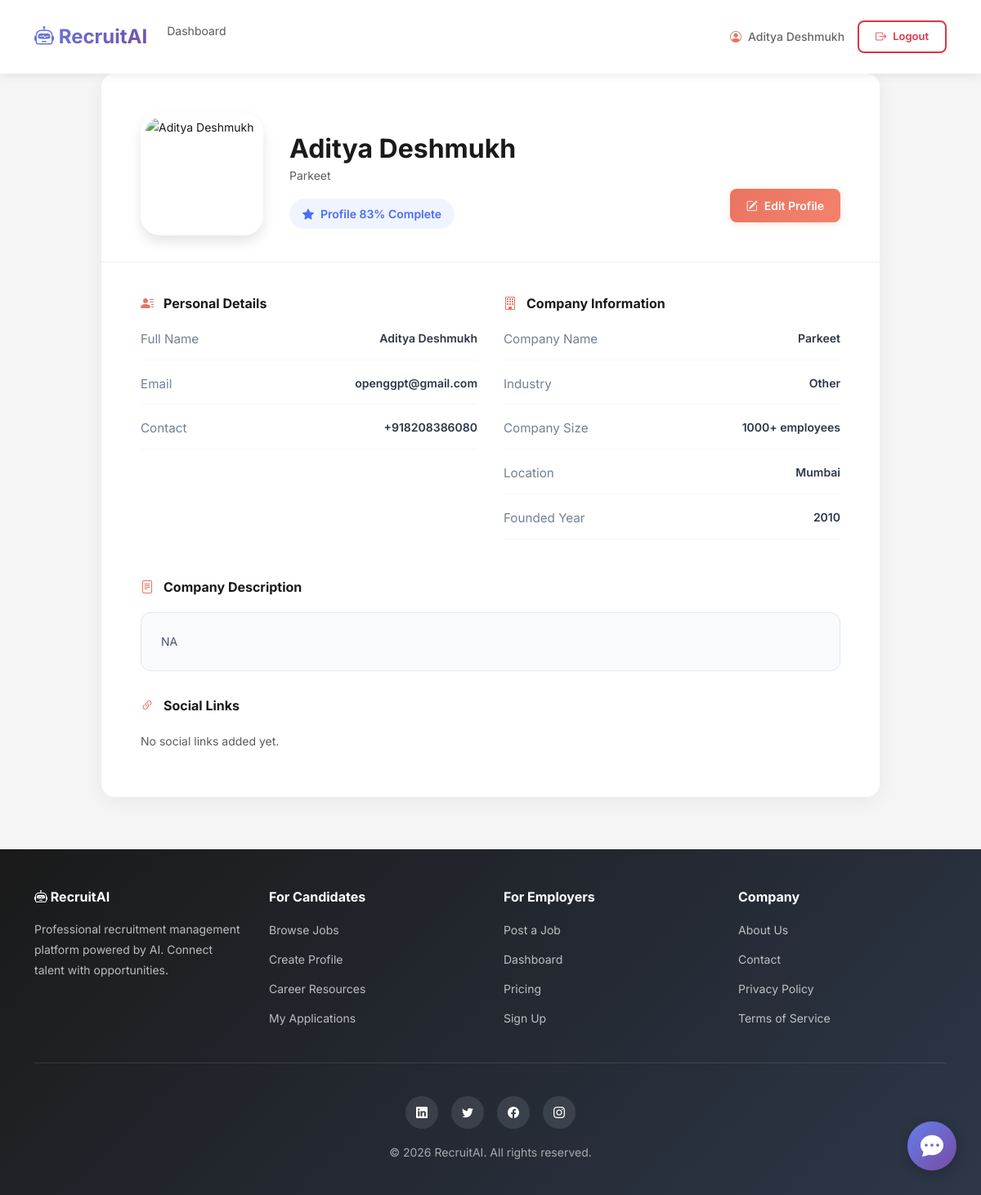
The page /hr/profile/ (signed in) on the database its author committed.
### core/models.py (models this page shows, shortened)
class CustomUser(AbstractUser):
    pass
    is_hr = models.BooleanField(default=False)
    is_candidate = models.BooleanField(default=False)
    company_name = models.CharField(max_length=200, blank=True)
    email = models.EmailField(unique=True)

class HRProfile(models.Model):
    INDUSTRY_CHOICES = [
        ('IT', 'Information Technology'),
        ('Finance', 'Finance & Banking'),
        ('Healthcare', 'Healthcare'),
        ('Education', 'Education'),
        ('Manufacturing', 'Manufacturing'),
        ('Retail', 'Retail & E-commerce'),
        ('Consulting', 'Consulting'),
        ('Other', 'Other'),
    ]
    COMPANY_SIZE_CHOICES = [
        ('1-10', '1-10 employees'),
        ('11-50', '11-50 employees'),
        ('51-200', '51-200 employees'),
        ('201-500', '201-500 employees'),
        ('501-1000', '501-1000 employees'),
        ('1000+', '1000+ employees'),
    ]
    user = models.OneToOneField(CustomUser, on_delete=models.CASCADE, related_name='hr_profile')
    profile_photo = CloudinaryField('image', blank=True, null=True)
    company_description = models.TextField(blank=True, help_text="Brief description of your company")
    industry = models.CharField(max_length=50, choices=INDUSTRY_CHOICES, blank=True)
    company_size = models.CharField(max_length=20, choices=COMPANY_SIZE_CHOICES, blank=True)
    location = models.CharField(max_length=200, blank=True, help_text="Company headquarters location")
    contact = models.CharField(max_length=20, blank=True, help_text="Contact number")
    website_url = models.URLField(blank=True, null=True, help_text="Company website")
    linkedin_url = models.URLField(blank=True, null=True, help_text="Company LinkedIn page")
    founded_year = models.IntegerField(blank=True, null=True, help_text="Year company was founded")
    @property
    def completeness(self):
        fields = [
            self.profile_photo, self.company_description, self.industry,
            self.company_size, self.location, self.contact, self.website_url,
            self.linkedin_url, self.founded_year
        ]
        filled = [f for f in fields if f]
        if self.user.first_name: filled.append(True)
        if self.user.last_name: filled.append(True)
        if self.user.company_name: filled.append(True)
        total_fields = len(fields) + 3
        return int((len(filled) / total_fields) * 100)

### core/views.py (the view)
# urls.py: path('hr/profile/', views.hr_profile_view, name='hr_profile_view'),
@hr_required
def hr_profile_view(request):
    try:
        profile = request.user.hr_profile
    except HRProfile.DoesNotExist:
        profile = HRProfile.objects.create(user=request.user)
    return render(request, 'core/hr_profile_detail.html', {'profile': profile})

### templates/core/hr_profile_detail.html (shortened to what this page needs)
{% extends 'base.html' %}
{% load static %}
{% block extra_css %}
<link rel="stylesheet" href="{% static 'css/candidate.css' %}">
<link rel="stylesheet" href="{% static 'css/components.css' %}">
{% endblock %}
{% block content %}
<div class="profile-container">
    <div class="profile-card-large">
        <div class="profile-header-main">
            {% if profile.profile_photo %}
            <img src="{{ profile.profile_photo.url }}" alt="{{ user.get_full_name }}" class="profile-photo-large">
            {% else %}
            <img src="https://ui-avatars.com/api/?name={{ user.company_name|urlencode }}&size=200&background=E87461&color=fff"
                class="profile-photo-large">
            {% endif %}
            <div class="profile-info-main">
                <h1 class="profile-name-large">{{ user.get_full_name|default:user.username }}</h1>
                <p class="text-muted mb-2">{{ user.company_name|default:"Company Name Not Set" }}</p>
                <div class="d-flex align-items-center gap-3 mt-1">
                    <div class="profile-badge">
                        <i class="bi bi-star-fill"></i>
                        Profile {{ profile.completeness }}% Complete
                    </div>
                </div>
            </div>
            <div class="profile-actions">
                <a href="{% url 'hr_update_profile' %}" class="btn btn-primary">
                    <i class="bi bi-pencil-square"></i> Edit Profile
                </a>
            </div>
        </div>
        <div class="detail-grid">
            <div class="detail-section">
                <h5><i class="bi bi-person-lines-fill"></i> Personal Details</h5>
                <div class="info-row">
                    <span class="info-label">Full Name</span>
                    <span class="info-value">{{ user.get_full_name|default:"Not provided" }}</span>
                </div>
                <div class="info-row">
                    <span class="info-label">Email</span>
                    <span class="info-value">{{ user.email }}</span>
                </div>
                <div class="info-row">
                    <span class="info-label">Contact</span>
                    <span class="info-value">{{ profile.contact|default:"Not provided" }}</span>
                </div>
            </div>
            <div class="detail-section">
                <h5><i class="bi bi-building"></i> Company Information</h5>
                <div class="info-row">
                    <span class="info-label">Company Name</span>
                    <span class="info-value">{{ user.company_name|default:"Not provided" }}</span>
                </div>
                <div class="info-row">
                    <span class="info-label">Industry</span>
                    <span class="info-value">{{ profile.get_industry_display|default:"Not provided" }}</span>
                </div>
                <div class="info-row">
                    <span class="info-label">Company Size</span>
                    <span class="info-value">{{ profile.get_company_size_display|default:"Not provided" }}</span>
                </div>
                <div class="info-row">
                    <span class="info-label">Location</span>
                    <span class="info-value">{{ profile.location|default:"Not provided" }}</span>
                </div>
                <div class="info-row">
                    <span class="info-label">Founded Year</span>
                    <span class="info-value">{{ profile.founded_year|default:"Not provided" }}</span>
                </div>
            </div>
            <div class="detail-section" style="grid-column: 1 / -1;">
                <h5><i class="bi bi-file-text"></i> Company Description</h5>
                {% if profile.company_description %}
                <div class="company-description-box">
                    {{ profile.company_description }}
                </div>
                {% else %}
                <p class="text-muted">No company description provided yet.</p>
                {% endif %}
            </div>
            <div class="detail-section" style="grid-column: 1 / -1;">
                <h5><i class="bi bi-link-45deg"></i> Social Links</h5>
                <div class="d-flex gap-3">
                    {% if not profile.website_url and not profile.linkedin_url %}
                    <p class="text-muted">No social links added yet.</p>
                    {% endif %}
                </div>
            </div>
        </div>
    </div>
</div>
{% endblock %}

### templates/base.html (shortened to what this page needs)
<!DOCTYPE html>
<html lang="en">
<head>
    <link href="https://cdn.jsdelivr.net/npm/bootstrap@5.3.0/dist/css/bootstrap.min.css" rel="stylesheet">
    <link rel="stylesheet" href="https://cdn.jsdelivr.net/npm/bootstrap-icons@1.11.3/font/bootstrap-icons.min.css">
    {% load static %}
    <link rel="stylesheet" href="{% static 'css/candidate.css' %}">
    <link rel="stylesheet" href="{% static 'css/components.css' %}">
    <link rel="stylesheet" href="{% static 'css/hr.css' %}">
    <link rel="stylesheet" href="{% static 'css/modal.css' %}">
    <link rel="stylesheet" href="{% static 'css/chat.css' %}">
    {% block extra_css %}{% endblock %}
</head>
<body>
    <nav class="navbar navbar-expand-lg navbar-light">
        <div class="container">
            <a class="navbar-brand" href="/">
                <i class="bi bi-robot"></i> RecruitAI
            </a>
            <div class="collapse navbar-collapse" id="navbarNav">
                <ul class="navbar-nav me-auto">
                    {% if user.is_authenticated %}
                    {% if user.is_hr %}
                    <li class="nav-item">
                        <a class="nav-link" href="{% url 'hr_dashboard' %}">Dashboard</a>
                    </li>
                    {% endif %}
                    {% endif %}
                </ul>
            </div>
            <div class="d-flex align-items-center gap-3">
                {% if user.is_authenticated %}
                {% if user.is_hr %}
                <a href="{% url 'hr_profile_view' %}" class="navbar-text" style="text-decoration: none;">
                    <i class="bi bi-person-circle"></i>
                    {{ user.get_full_name|default:user.username }}
                </a>
                {% else %}
                <a href="{% url 'profile_view' %}" class="navbar-text" style="text-decoration: none;">
                    <i class="bi bi-person-circle"></i>
                    {{ user.get_full_name|default:user.username }}
                </a>
                {% endif %}
                <form method="post" action="{% url 'logout' %}" style="display: inline;">
                    <button type="submit" class="btn btn-outline-danger btn-sm">
                        <i class="bi bi-box-arrow-right"></i> Logout
                    </button>
                </form>
                {% else %}
                <a href="{% url 'login' %}" class="btn btn-primary btn-sm">
                    <i class="bi bi-box-arrow-in-right"></i> Login
                </a>
                {% endif %}
            </div>
        </div>
    </nav>
    <div class="main-content">
        {% block content %}{% endblock %}
    </div>
    <footer class="site-footer">
        <div class="container">
            <div class="footer-content">
                <div class="footer-section">
                    <h5><i class="bi bi-robot"></i> RecruitAI</h5>
                    <p style="color: rgba(255, 255, 255, 0.7);">
                        Professional recruitment management platform powered by AI.
                        Connect talent with opportunities.
                    </p>
                </div>
                <div class="footer-section">
                    <h5>For Candidates</h5>
                    <ul>
                        <li><a href="{% url 'candidate_dashboard' %}">Browse Jobs</a></li>
                        <li><a href="{% url 'update_profile' %}">Create Profile</a></li>
                        <li><a href="{% url 'career_resources' %}">Career Resources</a></li>
                        <li><a href="{% url 'my_applications' %}">My Applications</a></li>
                    </ul>
                </div>
                <div class="footer-section">
                    <h5>For Employers</h5>
                    <ul>
                        <li><a href="{% url 'create_job' %}">Post a Job</a></li>
                        <li><a href="{% url 'hr_dashboard' %}">Dashboard</a></li>
                        <li><a href="{% url 'pricing' %}">Pricing</a></li>
                        <li><a href="{% url 'hr_signup' %}">Sign Up</a></li>
                    </ul>
                </div>
                <div class="footer-section">
                    <h5>Company</h5>
                    <ul>
                        <li><a href="{% url 'about_us' %}">About Us</a></li>
                        <li><a href="{% url 'contact' %}">Contact</a></li>
                        <li><a href="{% url 'privacy_policy' %}">Privacy Policy</a></li>
                        <li><a href="{% url 'terms_of_service' %}">Terms of Service</a></li>
                    </ul>
                </div>
            </div>
            <div class="footer-bottom">
                <div class="footer-social">
                    <a href="https://linkedin.com/company/recruitai" target="_blank" rel="noopener noreferrer"><i
                            class="bi bi-linkedin"></i></a>
                    <a href="https://twitter.com/recruitai" target="_blank" rel="noopener noreferrer"><i
                            class="bi bi-twitter"></i></a>
                    <a href="https://facebook.com/recruitai" target="_blank" rel="noopener noreferrer"><i
                            class="bi bi-facebook"></i></a>
                    <a href="https://instagram.com/recruitai" target="_blank" rel="noopener noreferrer"><i
                            class="bi bi-instagram"></i></a>
                </div>
                <p style="margin-top: 1rem;">&copy; 2026 RecruitAI. All rights reserved.</p>
            </div>
        </div>
    </footer>
    <div class="chat-widget">
        <button class="chat-button" id="chatButton">
            <i class="bi bi-chat-dots-fill"></i>
        </button>
    </div>
</body>
</html>

### rows shown on the page
CustomUser: get_full_name "Aditya Deshmukh", company_name "Parkeet", email "openggpt@gmail.com"
HRProfile: completeness "83", contact "+918208386080", industry "Other", company_size "1000+ employees", location "Mumbai", founded_year "2010", company_description "NA"
